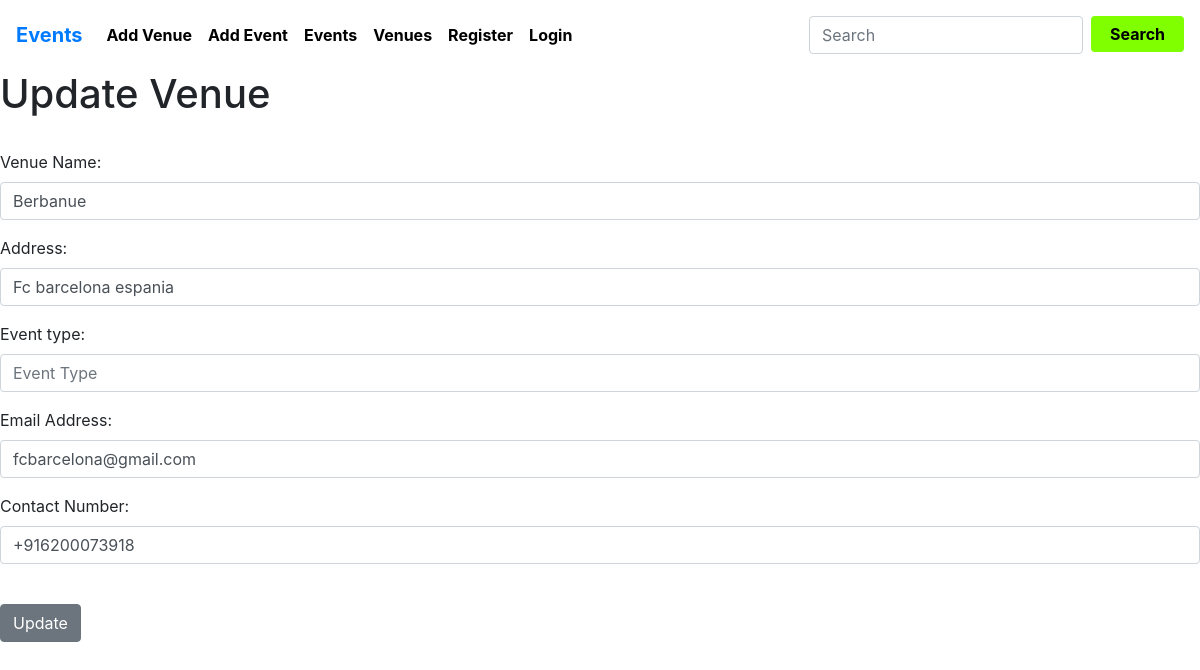
The page /update_venue/12 on the database its author committed.
### events/models.py (models this page shows, shortened)
class Venue(models.Model):
    name = models.CharField('Venue Name', max_length=120)
    address = models.CharField('Address',max_length=300)
    phone = models.CharField('Contact Number',max_length=25)
    email_address = models.EmailField('Email Address',)
    event_type = models.TextField(blank=True)

### events/views.py (the view)
# urls.py: path('update_venue/<venue_id>', views.update_venue, name='update-venue'),
def update_venue(request, venue_id):
    venue = Venue.objects.get(pk=venue_id)
    form = VenueForm(request.POST or None, instance=venue)
    if form.is_valid():
        form.save()
        return redirect('list-venues')
    return render(request, 'update_venue.html',  { 'venue' :venue, 'form':form})

### events/forms.py
class VenueForm(ModelForm):
    class Meta:
        model = Venue
        fields = ('name', 'address', 'event_type', 'email_address', 'phone' )
        widgets = {
            'name' : forms.TextInput(attrs={'class':'form-control', 'placeholder':'Venue Name'}),
            'address' :forms.TextInput(attrs={'class':'form-control', 'placeholder':'Address'}),
            'phone' :forms.TextInput(attrs={'class':'form-control', 'placeholder':'Phone Number'}),
            'email_address':forms.EmailInput(attrs={'class':'form-control', 'placeholder':'Email Address'}),
            'event_type' :forms.TextInput(attrs={'class':'form-control', 'placeholder':'Event Type'}),
        }

### events/templates/update_venue.html (shortened to what this page needs)
{% extends "base.html" %}
{% block content %}
    <h1>Update Venue</h1>
    <br/>
        <form action="" method="POST">
    {{ form.as_p }}
    <br/>
    <input type="submit" value="Update" class="btn btn-secondary">
{% endblock %}

### events/templates/base.html (style rules this page uses)
body { background: #f4f4f4; }

### rows shown on the page
Venue: name "Berbanue", address "Fc barcelona espania", email_address "fcbarcelona@gmail.com", phone "+916200073918"
